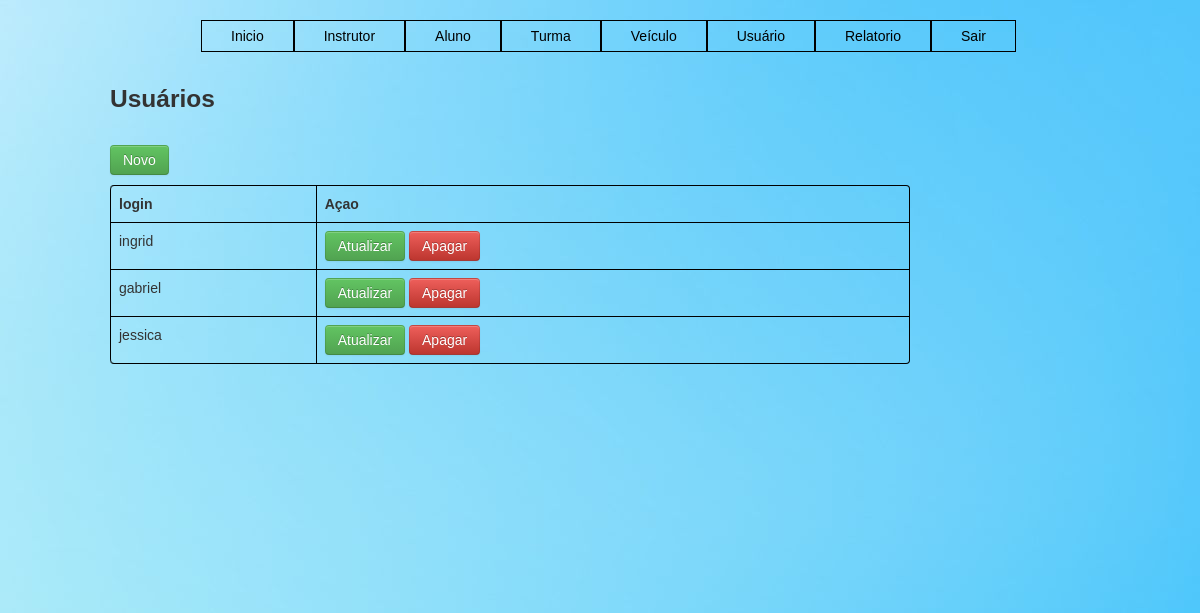
Screenshot of /usuario.php with the database file from the repository.
### tables this page shows
CREATE TABLE IF NOT EXISTS `usuario` (
  `cod_usuario` int(10) unsigned NOT NULL,
  `login` varchar(20) NOT NULL,
  `senha` varchar(15) NOT NULL,
  PRIMARY KEY (`cod_usuario`)
);

### usuario.php (the view, shortened to what this page needs)
<!DOCTYPE html>
<html lang="pt-br">
<head>
	<link rel="stylesheet" type="text/css"  href="css/menu_style.css" />
	<link rel="stylesheet" type="text/css"  href="css/style.css" />
    <link   href="css/bootstrap.min.css" rel="stylesheet">
</head>
<body>
<?php include("cabecalho.php"); ?>
    <div class="container">
        <br><br>
    		<div class="row">
    			<h3>Usuários</h3><br>
    		</div>
			<div class="row">
				<p>
					<a href="CRUDS/Cadastrar_Usuario.php" class="btn btn-success">Novo</a>
				</p>
				<div id="Layer1" style="position:relative; width:800px; height:400px; z-index:1; overflow: auto">
				<table class="table table-bordered">
		              <thead>
		                <tr>
		                  <th>login</th>
										  <th>Açao</th>
		                </tr>
		              </thead>
		              <tbody>
		              <?php
					   $pdo = Database::connect();
					   $sql = 'SELECT * FROM usuario ORDER BY cod_usuario DESC';
	 				   foreach ($pdo->query($sql) as $row) {
						   		echo '<tr>';
							   	echo '<td>'. $row['login'] . '</td>';
							   	echo '<td>';
							   	echo '<a class="btn btn-success" href="CRUDS/Atualizar_usuario.php?id='.$row['cod_usuario'].'">Atualizar</a>';
							   	echo '<a class="btn btn-danger" href="conexao_Banco/Excluir_Usuario.php?id='.$row['cod_usuario'].'">Apagar</a>';
							   	echo '</td>';
							   	echo '</tr>';
					   }
					  ?>
				      </tbody>
	            </table>
					</div>
    	</div>
    </div>
  </body>
</html>

### css/menu_style.css (style rules this page uses)
body { font-family: arial, helvetica, sans-serif; font-size: 14px; position:relative; background-image:url("../css/img/fundo.jpg"); opacity: 1; }
a { text-decoration:none; }

### css/style.css (style rules this page uses)
* { margin: 0; padding: 0; }
body { background:#64b5f6; }
form ,h3 { align: center-left; padding-top:5px; }

### rows the page displays
usuario: login "ingrid"
usuario: login "gabriel"
usuario: login "jessica"
